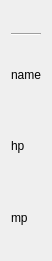
<?xml version="1.0" encoding="UTF-8"?>
<ui version="4.0">
 <class>Player</class>
 <widget class="QWidget" name="Player">
  <property name="geometry">
   <rect>
    <x>0</x>
    <y>0</y>
    <width>49</width>
    <height>261</height>
   </rect>
  </property>
  <property name="windowTitle">
   <string>Form</string>
  </property>
  <layout class="QVBoxLayout" name="verticalLayout_2">
   <item>
    <layout class="QVBoxLayout" name="verticalLayout" stretch="1,0,3,3,3">
     <property name="sizeConstraint">
      <enum>QLayout::SizeConstraint::SetDefaultConstraint</enum>
     </property>
     <item>
      <layout class="QHBoxLayout" name="buffIcon" stretch="">
       <property name="sizeConstraint">
        <enum>QLayout::SizeConstraint::SetDefaultConstraint</enum>
       </property>
      </layout>
     </item>
     <item>
      <widget class="Line" name="line">
       <property name="orientation">
        <enum>Qt::Orientation::Horizontal</enum>
       </property>
      </widget>
     </item>
     <item>
      <widget class="QLabel" name="nameLabel">
       <property name="text">
        <string>name</string>
       </property>
      </widget>
     </item>
     <item>
      <widget class="QLabel" name="hpLabel">
       <property name="text">
        <string>hp</string>
       </property>
      </widget>
     </item>
     <item>
      <widget class="QLabel" name="mpLabel">
       <property name="text">
        <string>mp</string>
       </property>
      </widget>
     </item>
    </layout>
   </item>
  </layout>
 </widget>
 <resources/>
 <connections/>
</ui>
